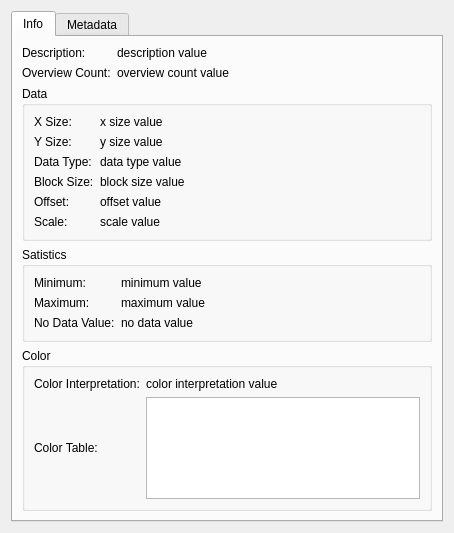
<?xml version="1.0" encoding="UTF-8"?>
<ui version="4.0">
 <class>bandDialog</class>
 <widget class="QDialog" name="bandDialog">
  <property name="geometry">
   <rect>
    <x>0</x>
    <y>0</y>
    <width>454</width>
    <height>533</height>
   </rect>
  </property>
  <property name="windowTitle">
   <string>GDAl Raster Band</string>
  </property>
  <layout class="QVBoxLayout" name="verticalLayout">
   <item>
    <widget class="QTabWidget" name="tabWidget">
     <property name="currentIndex">
      <number>0</number>
     </property>
     <widget class="QWidget" name="infoTab">
      <attribute name="icon">
       <iconset resource="../images/resources.qrc">
        <normaloff>:/gdalbackend/info.svg</normaloff>:/gdalbackend/info.svg</iconset>
      </attribute>
      <attribute name="title">
       <string>Info</string>
      </attribute>
      <attribute name="toolTip">
       <string>Info about the raster band.</string>
      </attribute>
      <layout class="QVBoxLayout" name="infoTabVerticalLayout">
       <item>
        <layout class="QHBoxLayout" name="infoHorizontalLayout">
         <item>
          <layout class="QGridLayout" name="infoGridLayout">
           <item row="0" column="0">
            <widget class="QLabel" name="descriptionLabel">
             <property name="sizePolicy">
              <sizepolicy hsizetype="Preferred" vsizetype="Minimum">
               <horstretch>0</horstretch>
               <verstretch>0</verstretch>
              </sizepolicy>
             </property>
             <property name="text">
              <string>Description:</string>
             </property>
            </widget>
           </item>
           <item row="0" column="1">
            <widget class="QLabel" name="descriptionValue">
             <property name="sizePolicy">
              <sizepolicy hsizetype="Preferred" vsizetype="Minimum">
               <horstretch>0</horstretch>
               <verstretch>0</verstretch>
              </sizepolicy>
             </property>
             <property name="text">
              <string>description value</string>
             </property>
             <property name="textInteractionFlags">
              <set>Qt::LinksAccessibleByKeyboard|Qt::LinksAccessibleByMouse|Qt::TextBrowserInteraction|Qt::TextSelectableByKeyboard|Qt::TextSelectableByMouse</set>
             </property>
            </widget>
           </item>
           <item row="1" column="0">
            <widget class="QLabel" name="overviewCountLabel">
             <property name="sizePolicy">
              <sizepolicy hsizetype="Preferred" vsizetype="Minimum">
               <horstretch>0</horstretch>
               <verstretch>0</verstretch>
              </sizepolicy>
             </property>
             <property name="text">
              <string>Overview Count:</string>
             </property>
            </widget>
           </item>
           <item row="1" column="1">
            <widget class="QLabel" name="overviewCountValue">
             <property name="sizePolicy">
              <sizepolicy hsizetype="Preferred" vsizetype="Minimum">
               <horstretch>0</horstretch>
               <verstretch>0</verstretch>
              </sizepolicy>
             </property>
             <property name="text">
              <string>overview count value</string>
             </property>
             <property name="textInteractionFlags">
              <set>Qt::LinksAccessibleByKeyboard|Qt::LinksAccessibleByMouse|Qt::TextBrowserInteraction|Qt::TextSelectableByKeyboard|Qt::TextSelectableByMouse</set>
             </property>
            </widget>
           </item>
          </layout>
         </item>
         <item>
          <spacer name="infoHorizontalSpacer">
           <property name="orientation">
            <enum>Qt::Horizontal</enum>
           </property>
           <property name="sizeHint" stdset="0">
            <size>
             <width>118</width>
             <height>17</height>
            </size>
           </property>
          </spacer>
         </item>
        </layout>
       </item>
       <item>
        <widget class="QGroupBox" name="dataGroupBox">
         <property name="title">
          <string>Data</string>
         </property>
         <layout class="QHBoxLayout" name="dataHorizontalLayout">
          <item>
           <layout class="QGridLayout" name="dataGridLayout">
            <item row="0" column="0">
             <widget class="QLabel" name="xSizeLabel">
              <property name="sizePolicy">
               <sizepolicy hsizetype="Preferred" vsizetype="Minimum">
                <horstretch>0</horstretch>
                <verstretch>0</verstretch>
               </sizepolicy>
              </property>
              <property name="text">
               <string>X Size:</string>
              </property>
             </widget>
            </item>
            <item row="0" column="1">
             <widget class="QLabel" name="xSizeValue">
              <property name="sizePolicy">
               <sizepolicy hsizetype="Preferred" vsizetype="Minimum">
                <horstretch>0</horstretch>
                <verstretch>0</verstretch>
               </sizepolicy>
              </property>
              <property name="text">
               <string>x size value</string>
              </property>
              <property name="textInteractionFlags">
               <set>Qt::LinksAccessibleByKeyboard|Qt::LinksAccessibleByMouse|Qt::TextBrowserInteraction|Qt::TextSelectableByKeyboard|Qt::TextSelectableByMouse</set>
              </property>
             </widget>
            </item>
            <item row="1" column="0">
             <widget class="QLabel" name="ySizeLabel">
              <property name="sizePolicy">
               <sizepolicy hsizetype="Preferred" vsizetype="Minimum">
                <horstretch>0</horstretch>
                <verstretch>0</verstretch>
               </sizepolicy>
              </property>
              <property name="text">
               <string>Y Size:</string>
              </property>
             </widget>
            </item>
            <item row="1" column="1">
             <widget class="QLabel" name="ySizeValue">
              <property name="sizePolicy">
               <sizepolicy hsizetype="Preferred" vsizetype="Minimum">
                <horstretch>0</horstretch>
                <verstretch>0</verstretch>
               </sizepolicy>
              </property>
              <property name="text">
               <string>y size value</string>
              </property>
              <property name="textInteractionFlags">
               <set>Qt::LinksAccessibleByKeyboard|Qt::LinksAccessibleByMouse|Qt::TextBrowserInteraction|Qt::TextSelectableByKeyboard|Qt::TextSelectableByMouse</set>
              </property>
             </widget>
            </item>
            <item row="2" column="0">
             <widget class="QLabel" name="dataTypeLabel">
              <property name="sizePolicy">
               <sizepolicy hsizetype="Preferred" vsizetype="Minimum">
                <horstretch>0</horstretch>
                <verstretch>0</verstretch>
               </sizepolicy>
              </property>
              <property name="text">
               <string>Data Type:</string>
              </property>
             </widget>
            </item>
            <item row="2" column="1">
             <widget class="QLabel" name="dataTypeValue">
              <property name="sizePolicy">
               <sizepolicy hsizetype="Preferred" vsizetype="Minimum">
                <horstretch>0</horstretch>
                <verstretch>0</verstretch>
               </sizepolicy>
              </property>
              <property name="text">
               <string>data type value</string>
              </property>
              <property name="textInteractionFlags">
               <set>Qt::LinksAccessibleByKeyboard|Qt::LinksAccessibleByMouse|Qt::TextBrowserInteraction|Qt::TextSelectableByKeyboard|Qt::TextSelectableByMouse</set>
              </property>
             </widget>
            </item>
            <item row="3" column="0">
             <widget class="QLabel" name="blockSizeLabel">
              <property name="sizePolicy">
               <sizepolicy hsizetype="Preferred" vsizetype="Minimum">
                <horstretch>0</horstretch>
                <verstretch>0</verstretch>
               </sizepolicy>
              </property>
              <property name="text">
               <string>Block Size:</string>
              </property>
             </widget>
            </item>
            <item row="3" column="1">
             <widget class="QLabel" name="blockSizeValue">
              <property name="sizePolicy">
               <sizepolicy hsizetype="Preferred" vsizetype="Minimum">
                <horstretch>0</horstretch>
                <verstretch>0</verstretch>
               </sizepolicy>
              </property>
              <property name="toolTip">
               <string>The &quot;natural&quot; block size of this band.

GDAL contains a concept of the natural block size of rasters so that
applications can organized data access efficiently for some file formats.
The natural block size is the block size that is most efficient for accessing
the format. For many formats this is simple a whole scanline in which case
*pnXSize is set to GetXSize(), and *pnYSize is set to 1.

However, for tiled images this will typically be the tile size.

Note that the X and Y block sizes don't have to divide the image size evenly,

meaning that right and bottom edge blocks may be incomplete.
</string>
              </property>
              <property name="whatsThis">
               <string>The &quot;natural&quot; block size of this band.

GDAL contains a concept of the natural block size of rasters so that
applications can organized data access efficiently for some file formats.
The natural block size is the block size that is most efficient for accessing
the format. For many formats this is simple a whole scanline in which case
*pnXSize is set to GetXSize(), and *pnYSize is set to 1.

However, for tiled images this will typically be the tile size.

Note that the X and Y block sizes don't have to divide the image size evenly,

meaning that right and bottom edge blocks may be incomplete.
</string>
              </property>
              <property name="text">
               <string>block size value</string>
              </property>
              <property name="textInteractionFlags">
               <set>Qt::LinksAccessibleByKeyboard|Qt::LinksAccessibleByMouse|Qt::TextBrowserInteraction|Qt::TextSelectableByKeyboard|Qt::TextSelectableByMouse</set>
              </property>
             </widget>
            </item>
            <item row="4" column="0">
             <widget class="QLabel" name="offsetLabel">
              <property name="sizePolicy">
               <sizepolicy hsizetype="Preferred" vsizetype="Minimum">
                <horstretch>0</horstretch>
                <verstretch>0</verstretch>
               </sizepolicy>
              </property>
              <property name="text">
               <string>Offset:</string>
              </property>
             </widget>
            </item>
            <item row="4" column="1">
             <widget class="QLabel" name="offsetValue">
              <property name="sizePolicy">
               <sizepolicy hsizetype="Preferred" vsizetype="Minimum">
                <horstretch>0</horstretch>
                <verstretch>0</verstretch>
               </sizepolicy>
              </property>
              <property name="toolTip">
               <string>The raster value offset.

This value (in combination with the GetScale() value) is used to transform
raw pixel values into the units returned by GetUnits().
For example this might be used to store elevations in GUInt16 bands with
a precision of 0.1, and starting from -100.

  Units value = (raw value * scale) + offset

For file formats that don't know this intrinsically a value of zero is returned.
</string>
              </property>
              <property name="whatsThis">
               <string>The raster value offset.

This value (in combination with the GetScale() value) is used to transform
raw pixel values into the units returned by GetUnits().
For example this might be used to store elevations in GUInt16 bands with
a precision of 0.1, and starting from -100.

  Units value = (raw value * scale) + offset

For file formats that don't know this intrinsically a value of zero is returned.
</string>
              </property>
              <property name="text">
               <string>offset value</string>
              </property>
              <property name="textInteractionFlags">
               <set>Qt::LinksAccessibleByKeyboard|Qt::LinksAccessibleByMouse|Qt::TextBrowserInteraction|Qt::TextSelectableByKeyboard|Qt::TextSelectableByMouse</set>
              </property>
             </widget>
            </item>
            <item row="5" column="0">
             <widget class="QLabel" name="scaleLabel">
              <property name="sizePolicy">
               <sizepolicy hsizetype="Preferred" vsizetype="Minimum">
                <horstretch>0</horstretch>
                <verstretch>0</verstretch>
               </sizepolicy>
              </property>
              <property name="text">
               <string>Scale:</string>
              </property>
             </widget>
            </item>
            <item row="5" column="1">
             <widget class="QLabel" name="scaleValue">
              <property name="sizePolicy">
               <sizepolicy hsizetype="Preferred" vsizetype="Minimum">
                <horstretch>0</horstretch>
                <verstretch>0</verstretch>
               </sizepolicy>
              </property>
              <property name="text">
               <string>scale value</string>
              </property>
              <property name="textInteractionFlags">
               <set>Qt::LinksAccessibleByKeyboard|Qt::LinksAccessibleByMouse|Qt::TextBrowserInteraction|Qt::TextSelectableByKeyboard|Qt::TextSelectableByMouse</set>
              </property>
             </widget>
            </item>
           </layout>
          </item>
          <item>
           <spacer name="dataHorizontalSpacer">
            <property name="orientation">
             <enum>Qt::Horizontal</enum>
            </property>
            <property name="sizeHint" stdset="0">
             <size>
              <width>239</width>
              <height>20</height>
             </size>
            </property>
           </spacer>
          </item>
         </layout>
        </widget>
       </item>
       <item>
        <widget class="QGroupBox" name="statisticsGroupBox">
         <property name="title">
          <string>Satistics</string>
         </property>
         <layout class="QHBoxLayout" name="statisticsHorizontalLayout">
          <item>
           <layout class="QGridLayout" name="statisticsGridLayout">
            <item row="0" column="1">
             <widget class="QLabel" name="minimumValue">
              <property name="sizePolicy">
               <sizepolicy hsizetype="Preferred" vsizetype="Minimum">
                <horstretch>0</horstretch>
                <verstretch>0</verstretch>
               </sizepolicy>
              </property>
              <property name="toolTip">
               <string>The minimum value for this band.

For file formats that don't know this intrinsically, the minimum supported 
value for the data type will generally be returned (or None).</string>
              </property>
              <property name="whatsThis">
               <string>The minimum value for this band.

For file formats that don't know this intrinsically, the minimum supported 
value for the data type will generally be returned (or None).</string>
              </property>
              <property name="text">
               <string>minimum value</string>
              </property>
              <property name="textInteractionFlags">
               <set>Qt::LinksAccessibleByKeyboard|Qt::LinksAccessibleByMouse|Qt::TextBrowserInteraction|Qt::TextSelectableByKeyboard|Qt::TextSelectableByMouse</set>
              </property>
             </widget>
            </item>
            <item row="1" column="0">
             <widget class="QLabel" name="maximumLabel">
              <property name="sizePolicy">
               <sizepolicy hsizetype="Preferred" vsizetype="Minimum">
                <horstretch>0</horstretch>
                <verstretch>0</verstretch>
               </sizepolicy>
              </property>
              <property name="text">
               <string>Maximum:</string>
              </property>
             </widget>
            </item>
            <item row="1" column="1">
             <widget class="QLabel" name="maximumValue">
              <property name="sizePolicy">
               <sizepolicy hsizetype="Preferred" vsizetype="Minimum">
                <horstretch>0</horstretch>
                <verstretch>0</verstretch>
               </sizepolicy>
              </property>
              <property name="toolTip">
               <string>The maximum value for this band.

For file formats that don't know this intrinsically, the maximum supported 
value for the data type will generally be returned (or None).</string>
              </property>
              <property name="whatsThis">
               <string>The maximum value for this band.

For file formats that don't know this intrinsically, the maximum supported 
value for the data type will generally be returned (or None).</string>
              </property>
              <property name="text">
               <string>maximum value</string>
              </property>
              <property name="textInteractionFlags">
               <set>Qt::LinksAccessibleByKeyboard|Qt::LinksAccessibleByMouse|Qt::TextBrowserInteraction|Qt::TextSelectableByKeyboard|Qt::TextSelectableByMouse</set>
              </property>
             </widget>
            </item>
            <item row="2" column="0">
             <widget class="QLabel" name="noDataLabel">
              <property name="sizePolicy">
               <sizepolicy hsizetype="Preferred" vsizetype="Minimum">
                <horstretch>0</horstretch>
                <verstretch>0</verstretch>
               </sizepolicy>
              </property>
              <property name="text">
               <string>No Data Value:</string>
              </property>
             </widget>
            </item>
            <item row="2" column="1">
             <widget class="QLabel" name="noDataValue">
              <property name="sizePolicy">
               <sizepolicy hsizetype="Preferred" vsizetype="Minimum">
                <horstretch>0</horstretch>
                <verstretch>0</verstretch>
               </sizepolicy>
              </property>
              <property name="toolTip">
               <string>The no data value for this band.

If there is no out of data value, an out of range value will generally be returned.
The no data value for a band is generally a special marker value used to mark
pixels that are not valid data. Such pixels should generally not be displayed, 
nor contribute to analysis operations.</string>
              </property>
              <property name="whatsThis">
               <string>The no data value for this band.

If there is no out of data value, an out of range value will generally be returned.
The no data value for a band is generally a special marker value used to mark
pixels that are not valid data. Such pixels should generally not be displayed, 
nor contribute to analysis operations.</string>
              </property>
              <property name="text">
               <string>no data value</string>
              </property>
              <property name="textInteractionFlags">
               <set>Qt::LinksAccessibleByKeyboard|Qt::LinksAccessibleByMouse|Qt::TextBrowserInteraction|Qt::TextSelectableByKeyboard|Qt::TextSelectableByMouse</set>
              </property>
             </widget>
            </item>
            <item row="0" column="0">
             <widget class="QLabel" name="minimumLabel">
              <property name="sizePolicy">
               <sizepolicy hsizetype="Preferred" vsizetype="Minimum">
                <horstretch>0</horstretch>
                <verstretch>0</verstretch>
               </sizepolicy>
              </property>
              <property name="text">
               <string>Minimum:</string>
              </property>
             </widget>
            </item>
           </layout>
          </item>
          <item>
           <spacer name="statisticsHorizontalSpacer">
            <property name="orientation">
             <enum>Qt::Horizontal</enum>
            </property>
            <property name="sizeHint" stdset="0">
             <size>
              <width>211</width>
              <height>20</height>
             </size>
            </property>
           </spacer>
          </item>
         </layout>
        </widget>
       </item>
       <item>
        <widget class="QGroupBox" name="colorGroupBox">
         <property name="sizePolicy">
          <sizepolicy hsizetype="Preferred" vsizetype="Preferred">
           <horstretch>0</horstretch>
           <verstretch>10</verstretch>
          </sizepolicy>
         </property>
         <property name="minimumSize">
          <size>
           <width>0</width>
           <height>90</height>
          </size>
         </property>
         <property name="sizeIncrement">
          <size>
           <width>0</width>
           <height>10</height>
          </size>
         </property>
         <property name="title">
          <string>Color</string>
         </property>
         <layout class="QGridLayout" name="colorGridLayout">
          <item row="0" column="0">
           <widget class="QLabel" name="colorInterpretationLabel">
            <property name="sizePolicy">
             <sizepolicy hsizetype="Minimum" vsizetype="Minimum">
              <horstretch>0</horstretch>
              <verstretch>0</verstretch>
             </sizepolicy>
            </property>
            <property name="text">
             <string>Color Interpretation:</string>
            </property>
           </widget>
          </item>
          <item row="0" column="1">
           <widget class="QLabel" name="colorInterpretationValue">
            <property name="sizePolicy">
             <sizepolicy hsizetype="Preferred" vsizetype="Minimum">
              <horstretch>1</horstretch>
              <verstretch>0</verstretch>
             </sizepolicy>
            </property>
            <property name="sizeIncrement">
             <size>
              <width>1</width>
              <height>0</height>
             </size>
            </property>
            <property name="toolTip">
             <string>How should this band be interpreted as color?

CV_Undefined is returned when the format doesn't know anything about the
color interpretation.</string>
            </property>
            <property name="whatsThis">
             <string>How should this band be interpreted as color?

CV_Undefined is returned when the format doesn't know anything about the
color interpretation.</string>
            </property>
            <property name="text">
             <string>color interpretation value</string>
            </property>
            <property name="textInteractionFlags">
             <set>Qt::LinksAccessibleByKeyboard|Qt::LinksAccessibleByMouse|Qt::TextBrowserInteraction|Qt::TextSelectableByKeyboard|Qt::TextSelectableByMouse</set>
            </property>
           </widget>
          </item>
          <item row="1" column="0">
           <widget class="QLabel" name="colorTableLabel">
            <property name="sizePolicy">
             <sizepolicy hsizetype="Preferred" vsizetype="Minimum">
              <horstretch>0</horstretch>
              <verstretch>0</verstretch>
             </sizepolicy>
            </property>
            <property name="text">
             <string>Color Table:</string>
            </property>
           </widget>
          </item>
          <item row="1" column="1">
           <widget class="QTextBrowser" name="colorTableValue">
            <property name="sizePolicy">
             <sizepolicy hsizetype="Expanding" vsizetype="MinimumExpanding">
              <horstretch>0</horstretch>
              <verstretch>0</verstretch>
             </sizepolicy>
            </property>
            <property name="minimumSize">
             <size>
              <width>0</width>
              <height>0</height>
             </size>
            </property>
            <property name="maximumSize">
             <size>
              <width>16777215</width>
              <height>16777215</height>
             </size>
            </property>
            <property name="toolTip">
             <string>The color table associated with band.

If there is no associated color table, the return result is NULL.
The returned color table remains owned by the GDALRasterBand, and can't 
be depended on for long, nor should it ever be modified by the caller.</string>
            </property>
            <property name="whatsThis">
             <string>The color table associated with band.

If there is no associated color table, the return result is NULL.
The returned color table remains owned by the GDALRasterBand, and can't 
be depended on for long, nor should it ever be modified by the caller.</string>
            </property>
           </widget>
          </item>
         </layout>
        </widget>
       </item>
      </layout>
     </widget>
     <widget class="QWidget" name="metadataTab">
      <attribute name="icon">
       <iconset resource="../images/resources.qrc">
        <normaloff>:/gdalbackend/metadata.svg</normaloff>:/gdalbackend/metadata.svg</iconset>
      </attribute>
      <attribute name="title">
       <string>Metadata</string>
      </attribute>
      <attribute name="toolTip">
       <string>Raster band metadata.</string>
      </attribute>
      <layout class="QVBoxLayout" name="metadataTabVerticalLayout">
       <item>
        <layout class="QHBoxLayout" name="metadataNumHorizontalLayout">
         <item>
          <widget class="QLabel" name="metadataNumLabel">
           <property name="sizePolicy">
            <sizepolicy hsizetype="Minimum" vsizetype="Minimum">
             <horstretch>0</horstretch>
             <verstretch>0</verstretch>
            </sizepolicy>
           </property>
           <property name="text">
            <string>Number of metadata:</string>
           </property>
          </widget>
         </item>
         <item>
          <widget class="QLabel" name="metadataNumValue">
           <property name="sizePolicy">
            <sizepolicy hsizetype="Preferred" vsizetype="Minimum">
             <horstretch>1</horstretch>
             <verstretch>0</verstretch>
            </sizepolicy>
           </property>
           <property name="sizeIncrement">
            <size>
             <width>1</width>
             <height>0</height>
            </size>
           </property>
           <property name="text">
            <string>0</string>
           </property>
           <property name="textInteractionFlags">
            <set>Qt::LinksAccessibleByMouse|Qt::TextSelectableByKeyboard|Qt::TextSelectableByMouse</set>
           </property>
          </widget>
         </item>
        </layout>
       </item>
       <item>
        <widget class="QTableWidget" name="metadataTableWidget">
         <property name="editTriggers">
          <set>QAbstractItemView::NoEditTriggers</set>
         </property>
         <property name="horizontalScrollMode">
          <enum>QAbstractItemView::ScrollPerPixel</enum>
         </property>
         <property name="sortingEnabled">
          <bool>true</bool>
         </property>
         <column>
          <property name="text">
           <string>Name</string>
          </property>
         </column>
         <column>
          <property name="text">
           <string>Value</string>
          </property>
         </column>
        </widget>
       </item>
      </layout>
     </widget>
    </widget>
   </item>
  </layout>
 </widget>
 <resources>
  <include location="../images/resources.qrc"/>
  <include location="../resources.qrc"/>
 </resources>
 <connections/>
</ui>
